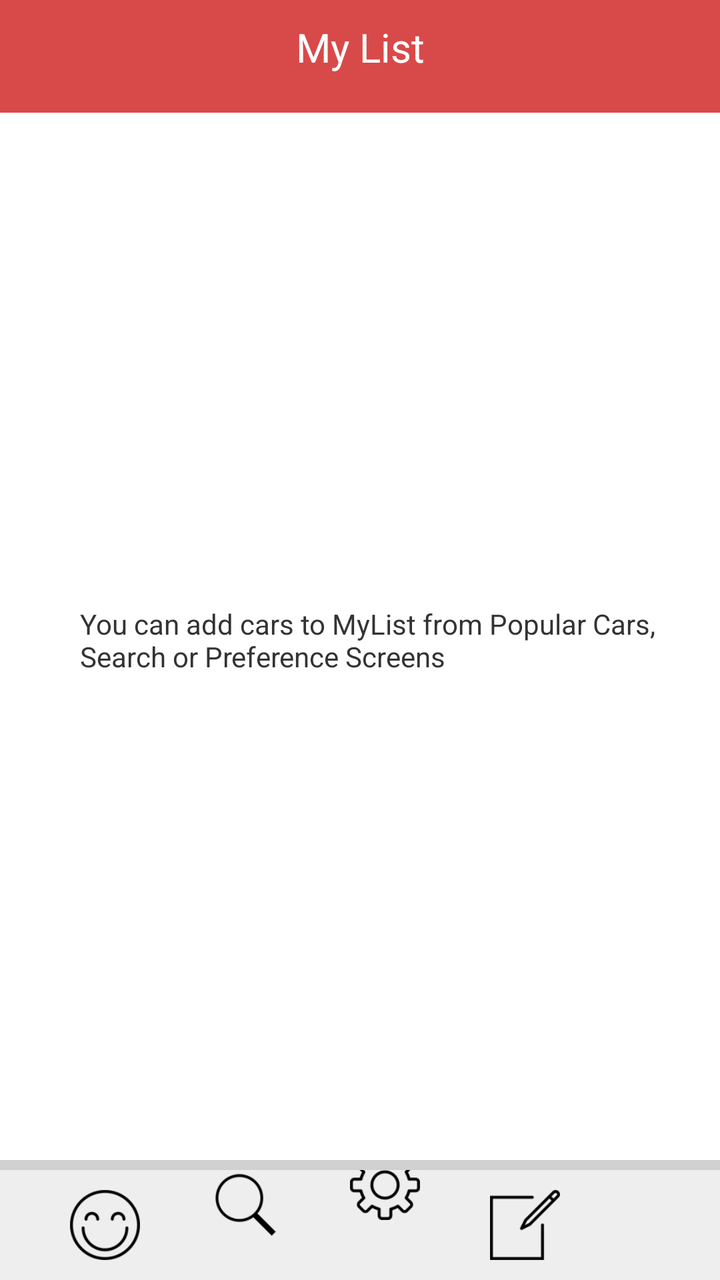
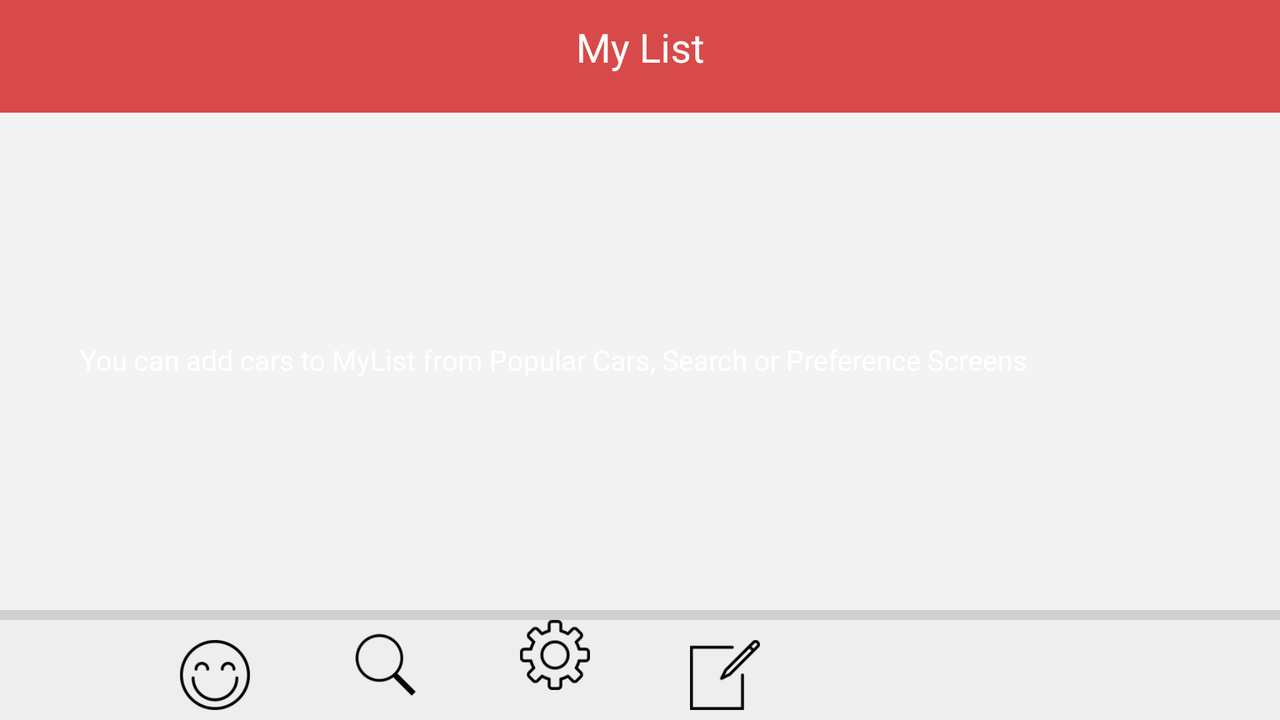

Compare how this app lays out the same screen by default and in its alternative resource folder. The renders come first, then the two layout files and the values they reference.
<!-- AndroidManifest.xml: application theme android:Theme.Light.NoTitleBar.Fullscreen -->
<!-- res/layout/mylistview.xml -->
<RelativeLayout xmlns:android="http://schemas.android.com/apk/res/android"
    xmlns:tools="http://schemas.android.com/tools"
    android:layout_width="fill_parent"
    android:layout_height="fill_parent"
    tools:context=".MainActivity" >

    <RelativeLayout
        android:id="@+id/btmrl"
        android:layout_width="fill_parent"
        android:layout_height="55dp"
        android:layout_alignParentBottom="true"
        android:layout_alignParentLeft="true"
        android:background="#EEEEEE" >

        <Button
            android:id="@+id/car"
            android:layout_width="35dp"
            android:layout_height="35dp"
            android:layout_alignParentBottom="true"
            android:layout_alignParentLeft="true"
            android:layout_marginBottom="10dp"
            android:layout_marginLeft="35dp"
            android:background="@drawable/popular" />

        <Button
            android:id="@+id/search"
            android:layout_width="35dp"
            android:layout_height="35dp"
            android:layout_alignBaseline="@+id/car"
            android:layout_alignBottom="@+id/car"
            android:layout_marginLeft="35dp"
            android:layout_toRightOf="@+id/car"
            android:background="@drawable/search" />

        <Button
            android:id="@+id/preference"
            android:layout_width="35dp"
            android:layout_height="35dp"
            android:layout_alignBaseline="@+id/search"
            android:layout_alignBottom="@+id/search"
            android:layout_marginLeft="35dp"
            android:layout_toRightOf="@+id/search"
            android:background="@drawable/preference" />

        <Button
            android:id="@+id/mylist"
            android:layout_width="35dp"
            android:layout_height="35dp"
            android:layout_alignParentBottom="true"
            android:layout_marginBottom="10dp"
            android:layout_marginLeft="35dp"
            android:layout_toRightOf="@+id/preference"
            android:background="@drawable/my_list" />
    </RelativeLayout>

    <View
        android:id="@+id/v1"
        android:layout_width="fill_parent"
        android:layout_height="5dip"
        android:layout_above="@+id/btmrl"
        android:background="#D0D0D0" />

    <ListView
        android:id="@+id/list"
        android:layout_width="fill_parent"
        android:layout_height="fill_parent"
        android:layout_above="@+id/v1"
        android:layout_alignParentLeft="true"
        android:layout_alignParentRight="true"
        android:layout_below="@+id/relativeLayout1"
        android:layout_weight="0.60"
        android:background="#FFFFFF"
        android:cacheColorHint="@android:color/transparent" >
    </ListView>

    <TextView
        android:id="@+id/nodatamylist"
        android:layout_width="wrap_content"
        android:layout_height="wrap_content"
        android:layout_centerVertical="true"
        android:layout_marginLeft="40dp"
        android:text="@string/nodata"
        android:textColor="#333333" />

    <RelativeLayout
        android:id="@+id/relativeLayout1"
        android:layout_width="wrap_content"
        android:layout_height="wrap_content"
        android:background="#d84a49" >

        <TextView
            android:id="@+id/tv_show_content"
            android:layout_width="wrap_content"
            android:layout_height="wrap_content"
            android:layout_alignParentLeft="true"
            android:layout_alignParentRight="true"
            android:layout_alignParentTop="true"
            android:layout_marginTop="10dp"
            android:layout_toRightOf="@+id/mylist_gotohome"
            android:gravity="center"
            android:text="@string/MyList"
            android:textColor="#FFFFFF"
            android:textSize="20sp" />

        <Button
            android:id="@+id/mylist_gotohome"
            android:layout_width="40dp"
            android:layout_height="40dp"
            android:layout_alignBaseline="@+id/tv_show_content"
            android:layout_alignParentLeft="true"
            android:layout_marginLeft="10dp"
            android:layout_marginTop="10dp"
            android:background="@drawable/home" />
    </RelativeLayout>

</RelativeLayout>
<!-- resources referenced by this layout -->
<resources>
  <!-- drawable my_list: png bitmap (drawable, 1108 bytes) -->
  <!-- drawable popular: png bitmap (drawable, 2925 bytes) -->
  <!-- drawable preference: png bitmap (drawable, 2794 bytes) -->
  <!-- drawable search: png bitmap (drawable, 1812 bytes) -->
  <string name="MyList">My List</string>
  <string name="nodata"> You can add cars to MyList from Popular Cars, Search or Preference Screens</string>
</resources>
<!-- res/layout-land/mylistview.xml (the repository's variant of the layout above) -->
<!-- drawn on the phone turned sideways -->
<RelativeLayout xmlns:android="http://schemas.android.com/apk/res/android"
    xmlns:tools="http://schemas.android.com/tools"
    android:layout_width="fill_parent"
    android:layout_height="fill_parent"
    android:background="@drawable/login_bg"
    tools:context=".MainActivity" >

    <RelativeLayout
        android:id="@+id/btmrl"
        android:layout_width="fill_parent"
        android:layout_height="50dp"
        android:layout_alignParentBottom="true"
        android:layout_alignParentLeft="true"
        android:background="#EEEEEE" >

        <Button
            android:id="@+id/car"
            android:layout_width="35dp"
            android:layout_height="35dp"
            android:layout_alignParentBottom="true"
            android:layout_alignParentLeft="true"
            android:layout_marginBottom="5dp"
            android:layout_marginLeft="90dp"
            android:background="@drawable/popular" />

        <Button
            android:id="@+id/search"
            android:layout_width="35dp"
            android:layout_height="35dp"
            android:layout_alignBaseline="@+id/car"
            android:layout_alignBottom="@+id/car"
            android:layout_marginBottom="5dp"
            android:layout_marginLeft="50dp"
            android:layout_toRightOf="@+id/car"
            android:background="@drawable/search" />

        <Button
            android:id="@+id/preference"
            android:layout_width="35dp"
            android:layout_height="35dp"
            android:layout_alignBaseline="@+id/search"
            android:layout_alignBottom="@+id/search"
            android:layout_marginBottom="5dp"
            android:layout_marginLeft="50dp"
            android:layout_toRightOf="@+id/search"
            android:background="@drawable/preference" />

        <Button
            android:id="@+id/mylist"
            android:layout_width="35dp"
            android:layout_height="35dp"
            android:layout_alignParentBottom="true"
            android:layout_marginBottom="5dp"
            android:layout_marginLeft="50dp"
            android:layout_toRightOf="@+id/preference"
            android:background="@drawable/my_list" />
    </RelativeLayout>

    <View
        android:id="@+id/v1"
        android:layout_width="fill_parent"
        android:layout_height="5dip"
        android:layout_above="@+id/btmrl"
        android:background="#D0D0D0" />

    <ListView
        android:id="@+id/list"
        android:layout_width="fill_parent"
        android:layout_height="fill_parent"
        android:layout_above="@+id/v1"
        android:layout_alignParentLeft="true"
        android:layout_alignParentRight="true"
        android:layout_below="@+id/relativeLayout1"
        android:layout_weight="0.60"
        android:background="#F3F3F3"
        android:cacheColorHint="@android:color/transparent" >
    </ListView>

    <TextView
        android:id="@+id/nodatamylist"
        android:layout_width="wrap_content"
        android:layout_height="wrap_content"
        android:layout_centerVertical="true"
        android:layout_marginLeft="40dp"
        android:text="@string/nodata"
        android:textColor="#FFFFFF" />

    <TextView
        android:id="@+id/textView1"
        android:layout_width="wrap_content"
        android:layout_height="50dp"
        android:layout_alignParentLeft="true"
        android:layout_alignParentRight="true"
        android:layout_alignParentTop="true"
        android:background="#444"
        android:gravity="center"
        android:text="@string/MyList"
        android:textColor="#FFFFFF"
        android:textSize="16sp"
        android:textStyle="bold" />

    <RelativeLayout
        android:id="@+id/relativeLayout1"
        android:layout_width="wrap_content"
        android:layout_height="wrap_content"
        android:background="#d84a49" >

        <TextView
            android:id="@+id/tv_show_content"
            android:layout_width="wrap_content"
            android:layout_height="wrap_content"
            android:layout_alignParentLeft="true"
            android:layout_alignParentRight="true"
            android:layout_alignParentTop="true"
            android:layout_marginTop="10dp"
            android:layout_toRightOf="@+id/mylist_gotohome"
            android:gravity="center"
            android:text="@string/MyList"
            android:textColor="#FFFFFF"
            android:textSize="20sp" />

        <Button
            android:id="@+id/mylist_gotohome"
            android:layout_width="40dp"
            android:layout_height="40dp"
            android:layout_alignBaseline="@+id/tv_show_content"
            android:layout_alignParentLeft="true"
            android:layout_marginLeft="10dp"
            android:layout_marginTop="10dp"
            android:background="@drawable/home" />
    </RelativeLayout>

</RelativeLayout>
